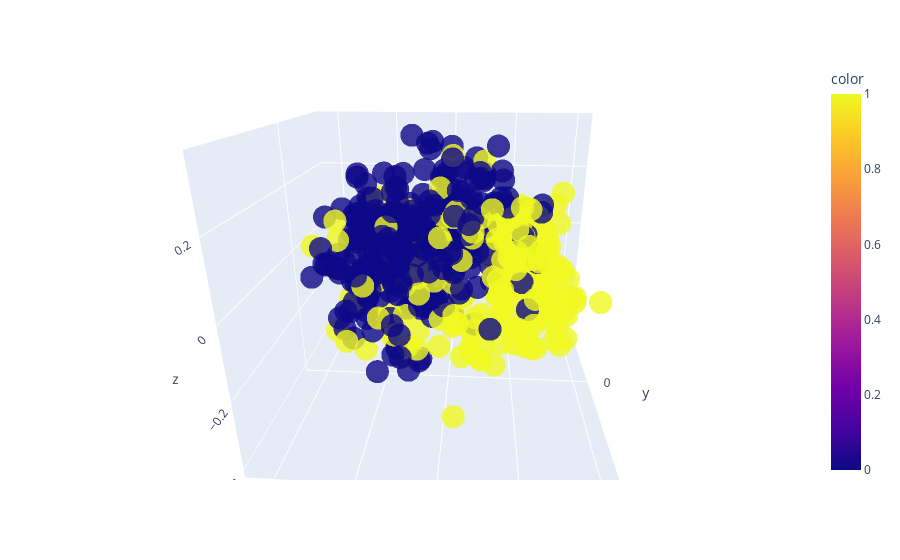

Here is the notebook cell this chart was saved with:
### Code cell
fig = px.scatter_3d(x=projection[::10,0],y=projection[::10,1], z=projection[::10,2],
              color=ytrain[::10],size_max=10,opacity=0.8)
fig.show()

### Figure 1 — Plotly figure (JSON) as saved in the notebook; plotly's stock layout.template omitted (floating-point values rounded to 4 significant figures; data arrays with more than 128 entries replaced by an {"elided": "..."} marker saying what was removed)
{"data": [{"hovertemplate": "x=%{x}<br>y=%{y}<br>z=%{z}<br>color=%{marker.color}<extra></extra>", "legendgroup": "", "marker": {"color": {"elided": "533 int values"}, "coloraxis": "coloraxis", "opacity": 0.8, "symbol": "circle"}, "mode": "markers", "name": "", "scene": "scene", "showlegend": false, "type": "scatter3d", "x": {"elided": "533 float values"}, "y": {"elided": "533 float values"}, "z": {"elided": "533 float values"}}], "layout": {"autosize": true, "coloraxis": {"colorbar": {"title": {"text": "color"}}, "colorscale": [[0, "#0d0887"], [0.1111, "#46039f"], [0.2222, "#7201a8"], [0.3333, "#9c179e"], [0.4444, "#bd3786"], [0.5556, "#d8576b"], [0.6667, "#ed7953"], [0.7778, "#fb9f3a"], [0.8889, "#fdca26"], [1, "#f0f921"]]}, "legend": {"tracegroupgap": 0}, "margin": {"t": 60}, "scene": {"aspectmode": "auto", "aspectratio": {"x": 1.086, "y": 0.979, "z": 0.9404}, "camera": {"center": {"x": 0, "y": 0, "z": 0}, "eye": {"x": -0.1152, "y": 1.586, "z": 0.648}, "projection": {"type": "perspective"}, "up": {"x": -0.02622, "y": 0.02693, "z": 0.9993}}, "domain": {"x": [0, 1], "y": [0, 1]}, "xaxis": {"title": {"text": "x"}, "type": "linear"}, "yaxis": {"title": {"text": "y"}, "type": "linear"}, "zaxis": {"title": {"text": "z"}, "type": "linear"}}}}
